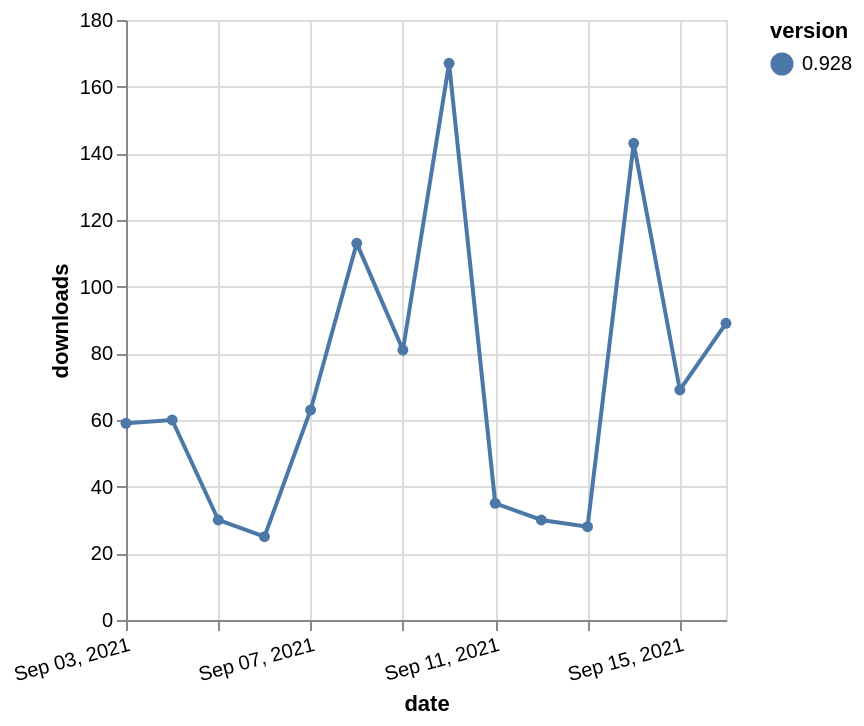

Vega-Lite specification stored for this chart:
### Vega-Lite specification from a JSON file in a GitHub repository (floating-point values rounded to 4 significant figures)
{"$schema": "https://vega.github.io/schema/vega-lite/v5.json", "description": "A simple bar chart with embedded data.", "data": {"values": [{"date": "2021-09-03", "total": 75530, "delta": 59, "version": "0.928"}, {"date": "2021-09-04", "total": 75590, "delta": 60, "version": "0.928"}, {"date": "2021-09-05", "total": 75620, "delta": 30, "version": "0.928"}, {"date": "2021-09-06", "total": 75645, "delta": 25, "version": "0.928"}, {"date": "2021-09-07", "total": 75708, "delta": 63, "version": "0.928"}, {"date": "2021-09-08", "total": 75821, "delta": 113, "version": "0.928"}, {"date": "2021-09-09", "total": 75902, "delta": 81, "version": "0.928"}, {"date": "2021-09-10", "total": 76069, "delta": 167, "version": "0.928"}, {"date": "2021-09-11", "total": 76104, "delta": 35, "version": "0.928"}, {"date": "2021-09-12", "total": 76134, "delta": 30, "version": "0.928"}, {"date": "2021-09-13", "total": 76162, "delta": 28, "version": "0.928"}, {"date": "2021-09-14", "total": 76305, "delta": 143, "version": "0.928"}, {"date": "2021-09-15", "total": 76374, "delta": 69, "version": "0.928"}, {"date": "2021-09-16", "total": 76463, "delta": 89, "version": "0.928"}]}, "width": "container", "mark": {"type": "line", "point": {"filled": true}}, "encoding": {"x": {"field": "date", "type": "temporal", "timeUnit": "yearmonthdate", "title": "date", "axis": {"labelAngle": -15}}, "y": {"field": "delta", "type": "quantitative", "title": "downloads"}, "color": {"field": "version", "type": "nominal"}, "tooltip": {"field": "delta"}}}
